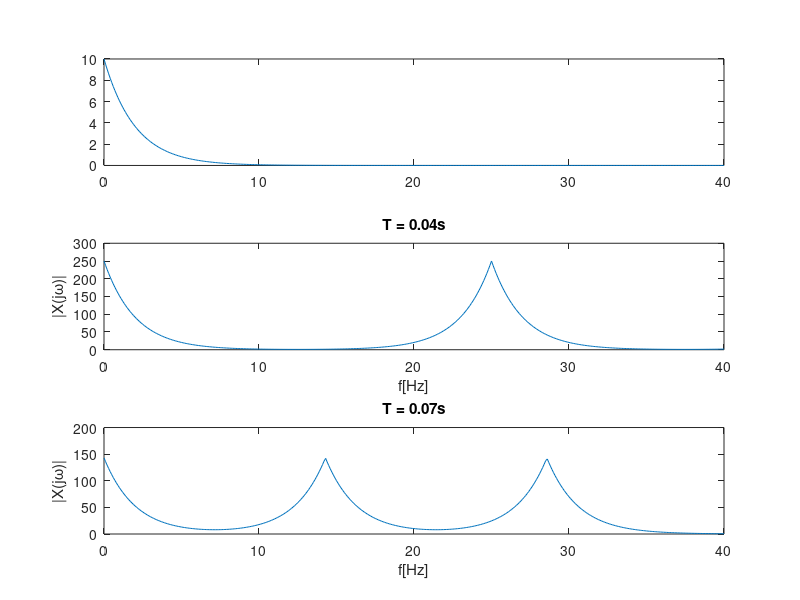

Write the MATLAB code that produced this figure.
%Malgorzata Targan
% 131420
% lab 2

clear all
close all

T = [0.04 0.07];
Tmax = max(T);
Fmax = 40;
N = ceil(Tmax*Fmax);
n = 0:N-1;
m(1,:) = n/T(1);
m(2,:) = n/T(2);
f= 0:0.1:Fmax;


X = zeros(2,length(f));

for i=1:length(f)
    X(1,i)=1/T(1)*sum(10*exp((-abs(f(i)-m(1,:)))/2));
    X(2,i)=1/T(2)*sum(10*exp((-abs(f(i)-m(2,:)))/2)); 
end

subplot(3,1,1)
plot(f,10*exp(-abs(f)/2));
subplot(3,1,2)
plot(f,abs(X(1,:))); 
title('T = 0.04s'); 
xlabel('f[Hz]'); 
ylabel(['|X(j\omega)|']) 
subplot(3,1,3)
plot(X(:,2))
plot(f,abs(X(2,:))); 
title('T = 0.07s'); 
xlabel('f[Hz]'); 
ylabel(['|X(j\omega)|']) 